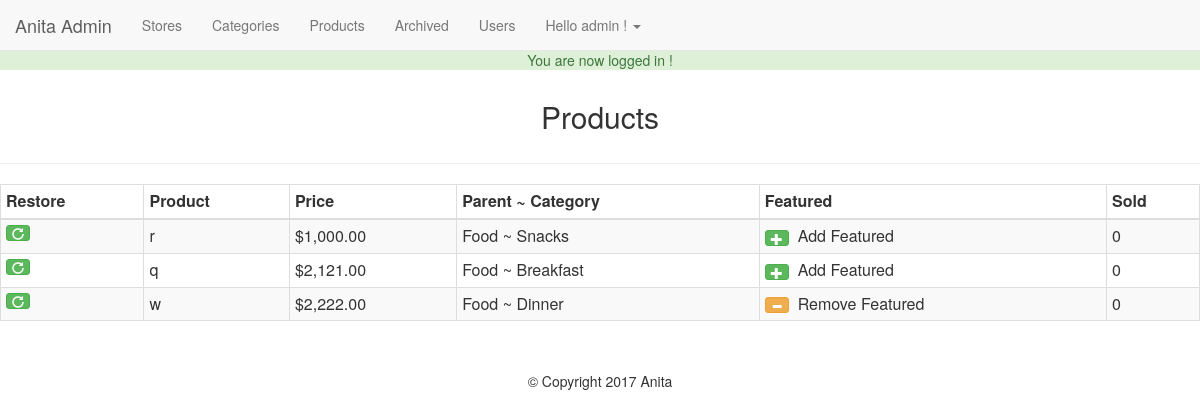
The page /admin/restore.php (signed in) on the database its author committed.
### tables this page shows
CREATE TABLE `products` (
  `id` int(11) NOT NULL,
  `title` varchar(255) NOT NULL,
  `price` decimal(10,2) NOT NULL,
  `deliveryprice` decimal(10,2) NOT NULL,
  `store` int(11) NOT NULL,
  `categories` int(255) NOT NULL,
  `image` varchar(255) NOT NULL,
  `description` text NOT NULL,
  `featured` tinyint(4) NOT NULL DEFAULT '0',
  `deleted` tinyint(4) NOT NULL DEFAULT '0'
);

### helpers/helpers.php (called while the page is built, shortened)
<?php
	function money($number) {
		return '$'.number_format($number, 2);
	}
	function has_permission($permission = 'admin'){
		global $user_data;
		$permissions = explode(',',$user_data['permissions']);
		if(in_array($permission,$permissions,true)){
			return true;
		}
		return false;
	}

### admin/restore.php (the view, shortened to what this page needs)
<?php
require_once $_SERVER['DOCUMENT_ROOT'].'/anita/core/init.php';
include 'includes/head.php';
include 'includes/navigation.php';
?>
<?php
$sqlw = "SELECT * FROM `products` WHERE `deleted`=1";
$p_result = $db->query($sqlw);
?>
<h2 class="text-center">Products</h2>
<hr>
<table class="table table-bordered table-condensed table-striped">
 <thead>
   <th>Restore</th>
   <th>Product</th>
   <th>Price</th>
   <th>Parent ~ Category</th>
   <th>Featured</th>
   <th>Sold</th>
 </thead>
 <tbody>
    <?php while($product = mysqli_fetch_assoc($p_result)) :
   $childID = $product['categories'];
   $catsql = "SELECT * FROM `categories` WHERE `id`='$childID'";
   $cat_result = $db->query($catsql);
   $child = mysqli_fetch_assoc($cat_result);
   $parentID = $child['parent'];
   $p_sql = "SELECT * FROM `categories` WHERE `id`='$parentID'";
   $presult = $db->query($p_sql);
   $parent = mysqli_fetch_assoc($presult);
   $category = $parent['category'].' ~ '.$child['category'];
   ?>
    <tr>
     <td>
      <a href="Restore.php?restore=<?php echo $product['id']; ?>" class="btn btn-xs btn-success"><span class="glyphicon glyphicon-repeat"></span></a>
     </td> <!-EDIT OR REMOVE ->
     <td><?php echo $product['title']; ?></td>
     <td><?php echo money($product['price']); ?></td>
     <td><?php echo $category; ?></td>
     <td><a href="products.php?featured=<?php echo (($product['featured'] == 0)?'1':'0'); ?>&id=<?php echo $product['id']; ?>" class="btn btn-xs btn-<?php echo (($product['featured'] == 1)?'warning':'success'); ?>">
     <span class="glyphicon glyphicon-<?php echo (($product['featured'] == 1)?'minus':'plus'); ?>"></span>
     </a>&nbsp; <?php echo (($product['featured'] == 1)?'Remove Featured':'Add Featured'); ?></td>
     <td>0</td>
    </tr>
   <?php endwhile; ?>
 </tbody>
</table>
<?php include 'includes/footer.php'; ?>

### core/init.php (shortened to what this page needs)
<?php
	$db = mysqli_connect('127.0.0.1', 'root', '', 'anita_db');
	require_once dirname(__FILE__).'/../helpers/helpers.php';
	if(isset($_SESSION['SBUser'])){
		$user_id = $_SESSION['SBUser'];
		$query = $db->query("SELECT * FROM users WHERE id = '$user_id'");
		$user_data = mysqli_fetch_assoc($query);
		$fn = explode(' ', $user_data['full_name']);
		$user_data['first'] = $fn[0];
		$user_data['last'] = $fn[1];
	}
	if(isset($_SESSION['success_flash'])){
		echo '<div class="bg-success"><p class="text-success text-center">'.$_SESSION['success_flash'].'</p></div>';
	}

### admin/includes/head.php (shortened to what this page needs)
<!DOCTYPE html>
<html lang="en">
<head>
	<link rel="stylesheet" href="../css/bootstrap.min.css">
	<link rel="stylesheet" href="../css/main.css">
</head>
<body>
	<div class="container-fluid">

### admin/includes/navigation.php (shortened to what this page needs)
<nav class="navbar navbar-default navbar-fixed-top">
	<div class="container-fluid">
			<a href="/anita/admin/index.php" class="navbar-brand" >Anita Admin</a>
			<ul class="nav navbar-nav">
				<li><a href="stores.php">Stores</a></li>
				<li><a href="categories.php">Categories</a></li>
				<li><a href="products.php">Products</a></li>
				<li><a href="restore.php">Archived</a></li>
				<?php if(has_permission('admin')):?>
				<li><a href="users.php">Users</a></li>
				<?php endif;?>
				<li class="dropdown">
					<a href="#" class="dropdown-toggle" data-toggle ="dropdown"> Hello <?=$user_data['first'];?> !
						<span class="caret"></span>
					</a>
						</nav>
		</div>

### admin/includes/footer.php (shortened to what this page needs)
<footer class="text-center" id="footer">
	&copy; Copyright 2017 Anita
</footer>
</body>
</html>

### css/main.css (style rules this page uses)
body { padding-top: 50px; }
#footer { margin-top: 50px; }

### rows shown on the page
products: title "r", price "$1,000.00", category "Food ~ Snacks", featured 0 (drawn)
products: title "q", price "$2,121.00", category "Food ~ Breakfast", featured 0 (drawn)
products: title "w", price "$2,222.00", category "Food ~ Dinner", featured 1 (drawn)

### other values the page prints
$_SESSION['success_flash'] "You are now logged in !"
$user_data['first'] "admin"
